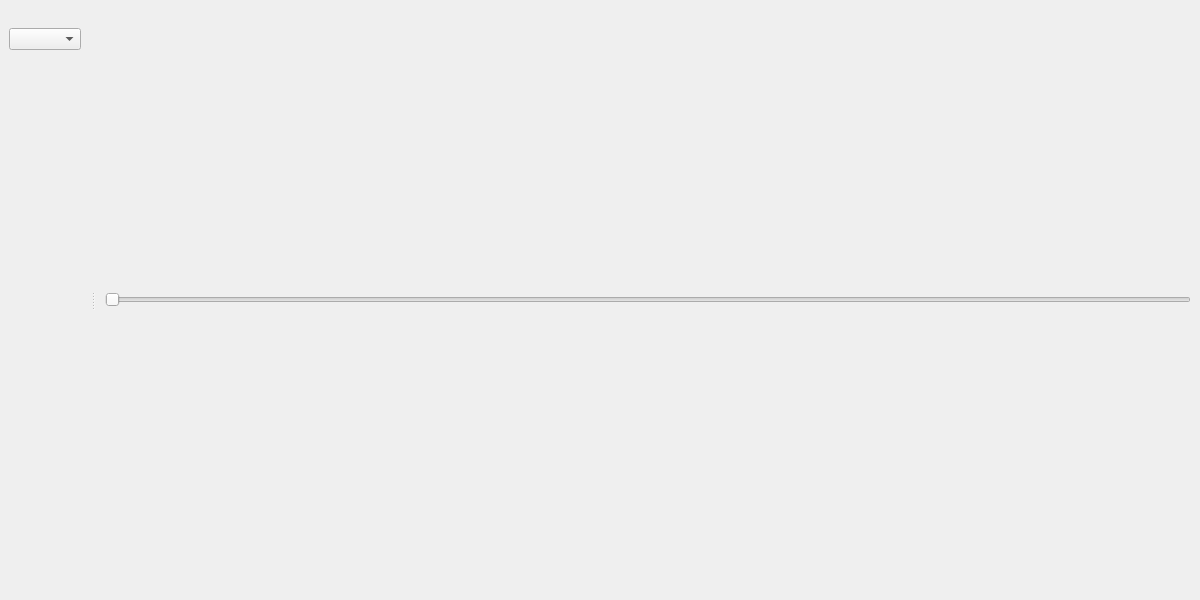
<?xml version="1.0" encoding="UTF-8"?>
<ui version="4.0">
 <class>MainWindow</class>
 <widget class="QMainWindow" name="MainWindow">
  <property name="geometry">
   <rect>
    <x>0</x>
    <y>0</y>
    <width>1200</width>
    <height>600</height>
   </rect>
  </property>
  <property name="windowTitle">
   <string>MainWindow</string>
  </property>
  <widget class="QWidget" name="centralwidget">
   <layout class="QVBoxLayout" name="verticalLayout_3">
    <item>
     <layout class="QVBoxLayout" name="mainVisDock">
      <property name="spacing">
       <number>0</number>
      </property>
     </layout>
    </item>
    <item>
     <widget class="QSlider" name="slider">
      <property name="orientation">
       <enum>Qt::Horizontal</enum>
      </property>
     </widget>
    </item>
   </layout>
  </widget>
  <widget class="QDockWidget" name="dockWidget">
   <property name="floating">
    <bool>false</bool>
   </property>
   <property name="features">
    <set>QDockWidget::NoDockWidgetFeatures</set>
   </property>
   <attribute name="dockWidgetArea">
    <number>1</number>
   </attribute>
   <widget class="QWidget" name="dockWidgetContents">
    <layout class="QVBoxLayout" name="verticalLayout_4">
     <item>
      <layout class="QVBoxLayout" name="verticalLayout">
       <item>
        <widget class="QComboBox" name="comboBox"/>
       </item>
       <item>
        <spacer name="verticalSpacer">
         <property name="orientation">
          <enum>Qt::Vertical</enum>
         </property>
         <property name="sizeHint" stdset="0">
          <size>
           <width>20</width>
           <height>40</height>
          </size>
         </property>
        </spacer>
       </item>
      </layout>
     </item>
    </layout>
   </widget>
  </widget>
 </widget>
 <resources/>
 <connections/>
</ui>
